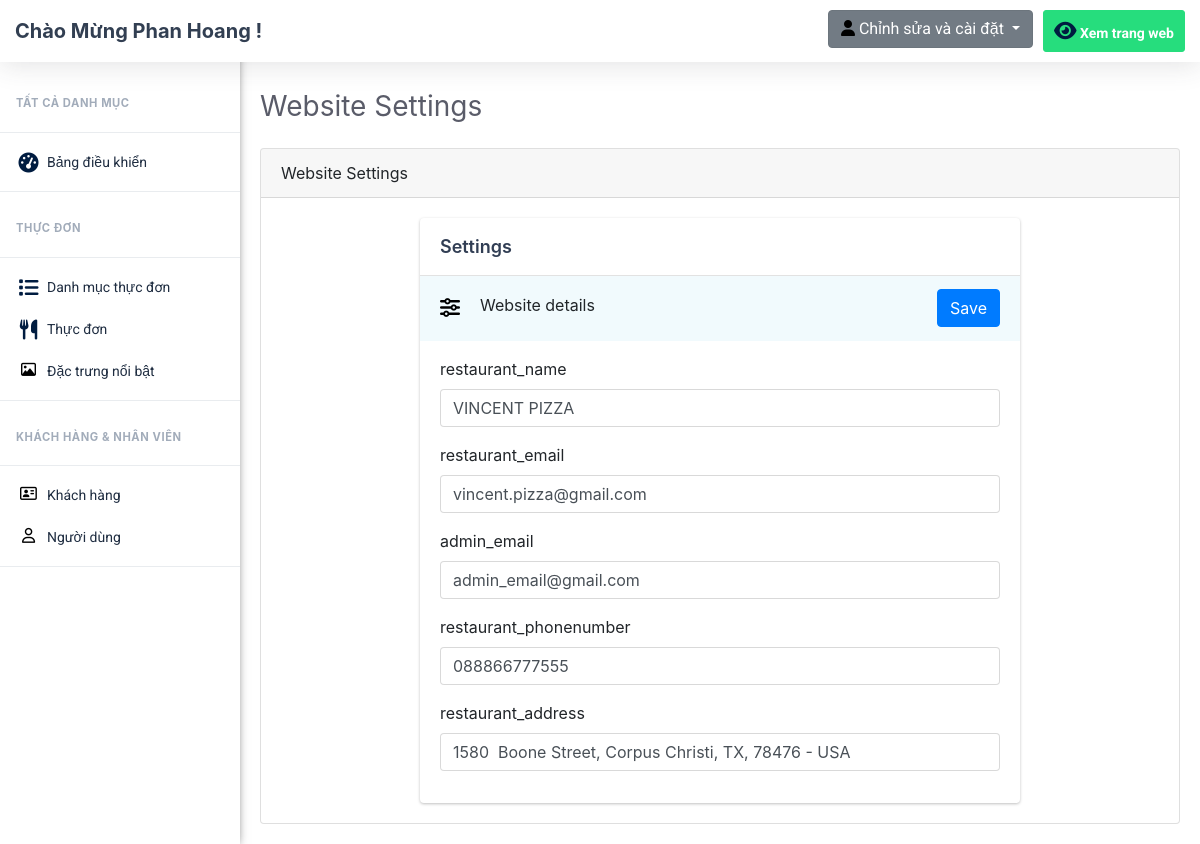
Page /admin/website-settings.php (signed in) on the earlier database version.
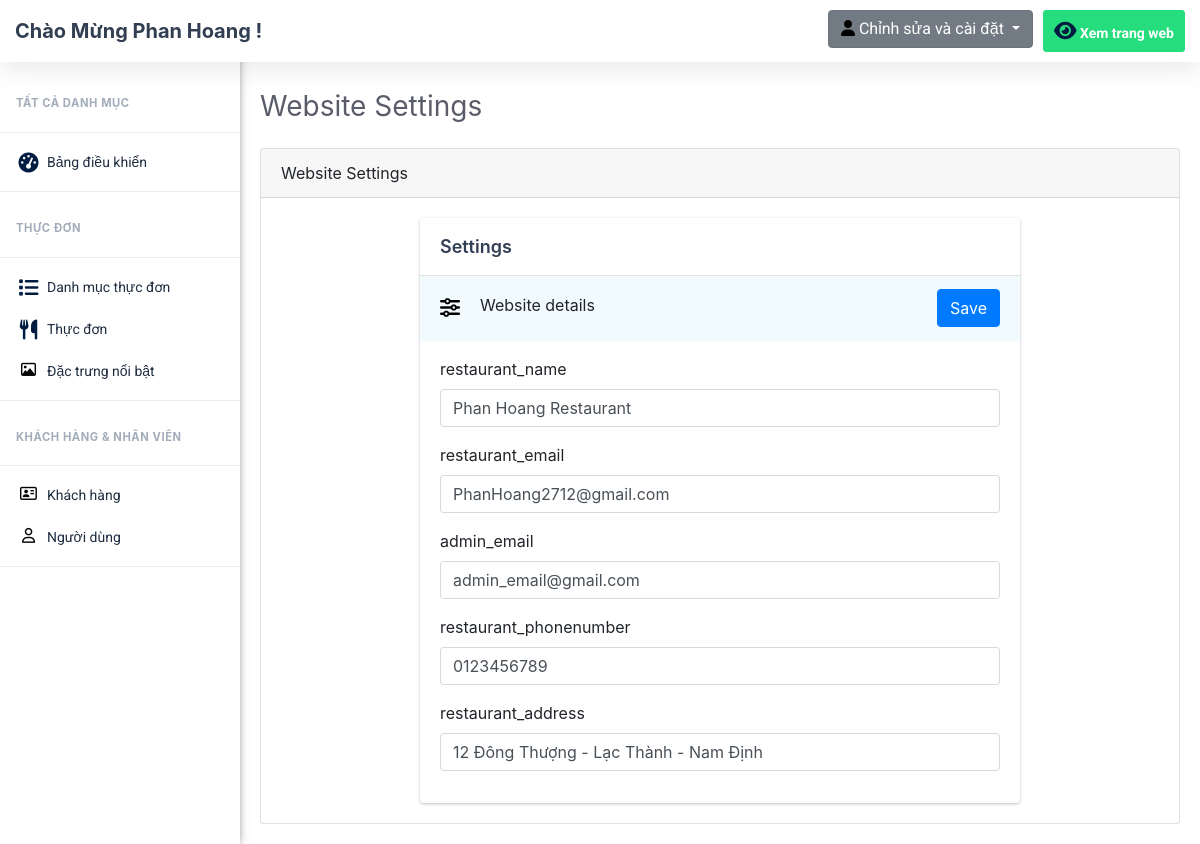
Same page on the later database version.
### tables this page shows
CREATE TABLE `website_settings` (
  `option_id` int(5) NOT NULL,
  `option_name` varchar(255) NOT NULL,
  `option_value` varchar(255) NOT NULL
);

### admin/website-settings.php (the view, shortened to what this page needs)
<?php
	if(isset($_SESSION['username_restaurant_qRewacvAqzA']) && isset($_SESSION['password_restaurant_qRewacvAqzA']))
	{
		include 'connect.php';
		include 'Includes/templates/header.php';
		include 'Includes/templates/navbar.php';
		$stmt = $con->prepare("SELECT * FROM website_settings");
        $stmt->execute();
        $options = $stmt->fetchAll();
        ?>
        	<div class="card">
            	<div class="card-header">
                	Website Settings
           		</div>
                <div class="card-body">
            		<form method="POST" class="website_settings_form" action="website-settings.php">
                   		<div class="panel-X">
                        	<div class="panel-header-X">
                                <div class="main-title">
                                    Settings
                                </div>
                            </div>
                            <div class="save-header-X">
                                <div style="display:flex">
                                    <div class="icon">
                                        <i class="fa fa-sliders-h"></i>
                                    </div>
                                    <div class="title-container">Website details</div>
                                </div>
                                <div class="button-controls">
                                    <button type="submit" name="save_settings" class="btn btn-primary">Save</button>
                                </div>
                            </div>
                            <div class="panel-body-X">
                            <?php
                            	foreach ($options as $option)
		                        {
		                            ?>
		                            <div class="form-group">
		                                <label for="<?php echo $option['option_name'] ?>">
		                                	<?php echo $option['option_name'] ?>
		                                </label>
		                                <input type="text" value="<?php echo (isset($_POST[$option['option_name'] ]))?$_POST[$option['option_name'] ]:$option['option_value'] ?>" name="<?php echo $option['option_name'] ?>" class="form-control">
		                            </div>
		                            <?php
		                        }
		                    ?>
                            </div>
                        </div>
                    </form>
                </div>
            </div>
        <?php
        include 'Includes/templates/footer.php';
    }
    else
    {
        header('Location: index.php');
        exit();
    }
?>

Differences in the rows shown:
changed website_settings "restaurant_name": restaurant_name "VINCENT PIZZA" → "Phan Hoang Restaurant"
changed website_settings "restaurant_email": restaurant_email "vincent.pizza@gmail.com" → "PhanHoang2712@gmail.com"
changed website_settings "restaurant_phonenumber": restaurant_phonenumber "088866777555" → "0123456789"
changed website_settings "restaurant_address": restaurant_address "1580 Boone Street, Corpus Christi, TX, 78476 - USA" → "12 Đông Thượng - Lạc Thành - Nam Định"
